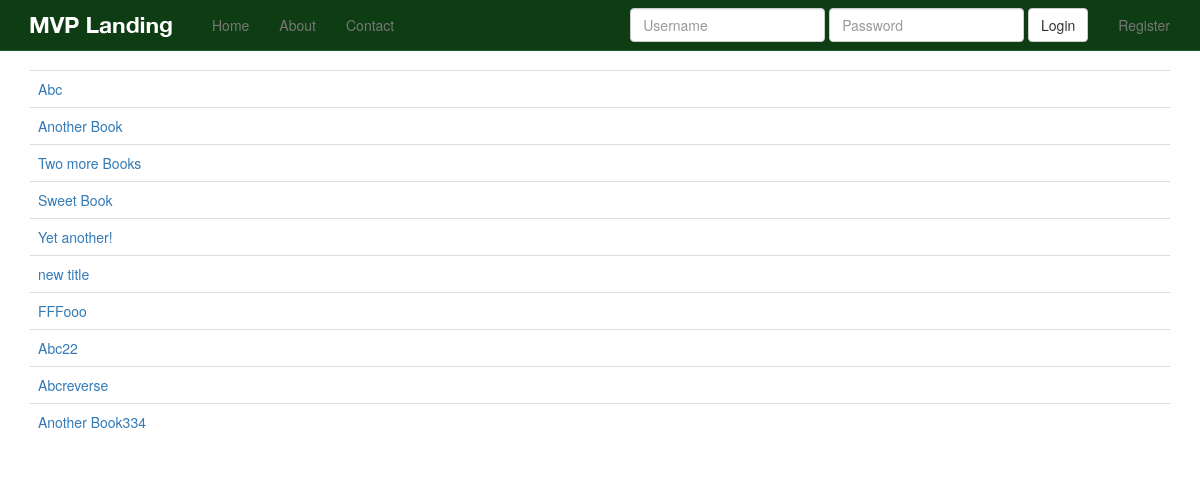
Page /base/book/ on the earlier database version.
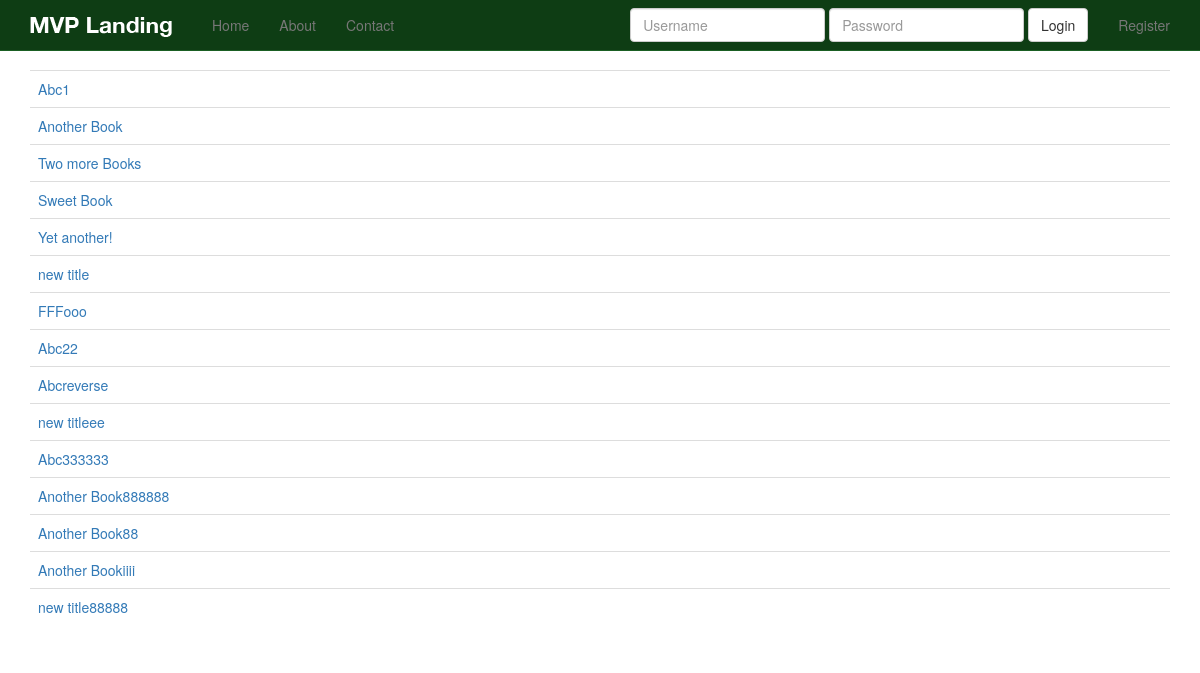
Same page on the later database version.
### dashboard/models.py (models this page shows)
class Book(models.Model):
    added_by = models.ForeignKey(
        settings.AUTH_USER_MODEL,
        null=True, blank=True, related_name='book_add')
    last_edited_by = models.ForeignKey(
        settings.AUTH_USER_MODEL,
        null=True, blank=True, related_name='book_edit')
    title = models.CharField(max_length=120)
    description = models.TextField(blank=True)
    slug = models.SlugField(unique=True)
    timestamp = models.DateTimeField(auto_now=False, auto_now_add=True)
    updated = models.DateTimeField(auto_now=True, auto_now_add=False)
    class Meta:
        ordering = ['-timestamp']
    def __unicode__(self):
        return self.title
    def get_absolute_url(self):
        return reverse('dashboard:book_detail', kwargs={'slug': self.slug})

### dashboard/views.py (the view)
class BookList(ListView):
    model = Book
    def get_queryset(self, *args, **kwargs):
        qs = super(BookList, self).get_queryset(*args, **kwargs)
        qs = qs.order_by('id')
        return qs

### templates/dashboard/book_list.html
{% extends "base.html" %}
{% block content %}
<table class="table">
  {% for object in object_list %}
  <tr>
    <td>
      <a href="{{ object.get_absolute_url }}">
        {{ object }}
      </a>
    </td>
  </tr>
  {% endfor %}
</table>
{% endblock %}

### templates/base.html (shortened to what this page needs)
{% load staticfiles %}
<!DOCTYPE html>
<html lang="js">
  <head>
    <link rel="stylesheet" href="https://maxcdn.bootstrapcdn.com/font-awesome/4.5.0/css/font-awesome.min.css">
    <link href="{% static 'css/bootstrap.min.css' %}" rel="stylesheet">
    <link href="{% static 'css/ie10-viewport-bug-workaround.css' %}" rel="stylesheet">
    <link href="{% static 'css/navbar-static-top.css' %}" rel="stylesheet">
    <link href="{% static 'css/custom.css' %}" rel="stylesheet">
  </head>
  <body>
  {% include 'navbar.html' %}
    <div class="container">
      {% block content %}
      {% endblock %}
    </div>
  </body>
</html>

### templates/navbar.html (shortened to what this page needs)
{% load staticfiles %}
<nav class="navbar navbar-default navbar-static-top">
  <div class="container">
    <div class="navbar-header">
      <a class="navbar-brand" href="{% url 'newsletter:home' %}"><img src="{% static 'img/mvp_landing_logo.png' %}" alt="" /></a>
    </div>
    <div id="navbar" class="navbar-collapse collapse">
      <ul class="nav navbar-nav">
        <li><a href="{% url 'newsletter:home' %}">Home</a></li>
        <li><a href="{% url 'newsletter:about' %}">About</a></li>
        <li><a href="{% url 'newsletter:contact' %}">Contact</a></li>
      </ul>
      <ul class="nav navbar-nav navbar-right">
        {% if request.user.is_authenticated %}
        <li><a href="{% url 'auth_logout' %}">Logout</a></li>
        {% else %}
        <li><a href="{% url 'registration_register' %}">Register</a></li>
        {% endif %}
      </ul>
      {% if not request.user.is_authenticated and not "/acounts/login" in request.get_full_path %}
      <form class="navbar-form navbar-right" action="{% url 'auth_login' %}" method="POST">
        <div class="form-group">
          <input type="text" class="form-control" name="username" placeholder="Username">
        </div>
        <div class="form-group">
          <input type="password" class="form-control" name="password" placeholder="Password">
        </div>
        <button type="submit" class="btn btn-default">Login</button>
      </form>
      {% endif %}
    </div>
  </div>
</nav>

### trydjango19/static/css/navbar-static-top.css (style rules this page uses)
body { min-height: 1000px; }
.navbar-static-top { margin-bottom: 19px; background-color: #0e3d14; border-color: #1a5f23; }
.navbar-default .navbar-brand { color: #FFF; }

Differences in the rows shown:
removed Book: title "Another Book334"
changed Book: title "Abc" → "Abc1"
added Book: title "new titleee"
added Book: title "Abc333333"
added Book: title "Another Book888888"
added Book: title "Another Book88"
added Book: title "Another Bookiiii"
added Book: title "new title88888"
